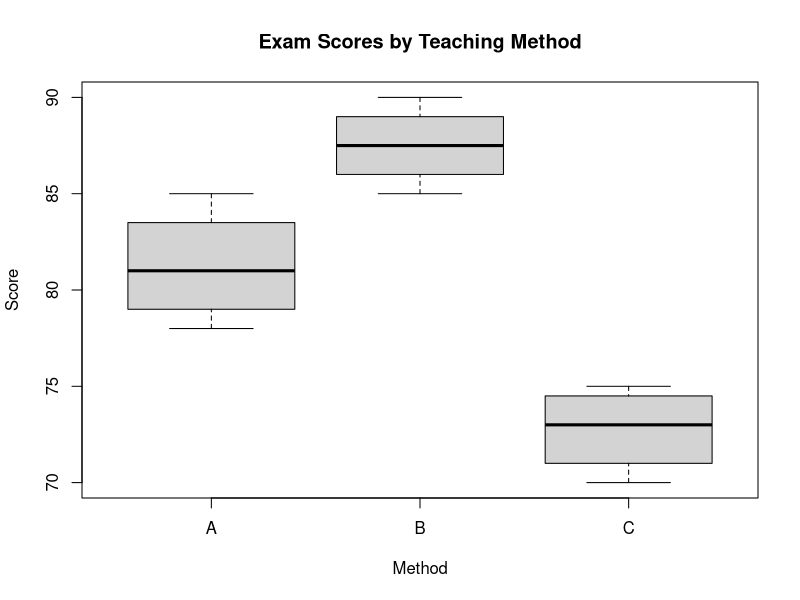

R code for this plot:
## ---- chunk 1
# Example data
score <- c(
    78, 82, 85, 80,
    88, 90, 85, 87,
    72, 75, 70, 74
)

method <- factor(c(
    "A", "A", "A", "A",
    "B", "B", "B", "B",
    "C", "C", "C", "C"
))

dat <- data.frame(method, score)

# View the data
dat

# Group means
aggregate(score ~ method, data = dat, mean)

# Fit one-way ANOVA
fit <- aov(score ~ method, data = dat)

# ANOVA table
summary(fit)

# Equivalent regression model
lm_fit <- lm(score ~ method, data = dat)
summary(lm_fit)
anova(lm_fit)

# Optional: boxplot
boxplot(score ~ method,
    data = dat,
    main = "Exam Scores by Teaching Method",
    xlab = "Method",
    ylab = "Score"
)
## ---- chunk 2
set.seed(123)

method <- factor(rep(c("Lecture", "Hybrid", "Online"), each = 12))
score <- c(
  rnorm(12, mean = 78, sd = 4),
  rnorm(12, mean = 84, sd = 4),
  rnorm(12, mean = 80, sd = 4)
)

fit <- lm(score ~ method)
summary(fit)
model.tables(aov(score ~ method), type = "means")
## ---- chunk 3
set.seed(321)

A <- factor(rep(c("Low", "High"), each = 18))
B <- factor(rep(rep(c("Morning", "Evening", "Night"), each = 6), times = 2))

y <- c(
  rnorm(6, 70, 3), rnorm(6, 74, 3), rnorm(6, 72, 3),
  rnorm(6, 78, 3), rnorm(6, 85, 3), rnorm(6, 82, 3)
)

fit.add <- lm(y ~ A + B)
fit.int <- lm(y ~ A * B)

anova(fit.add, fit.int)
